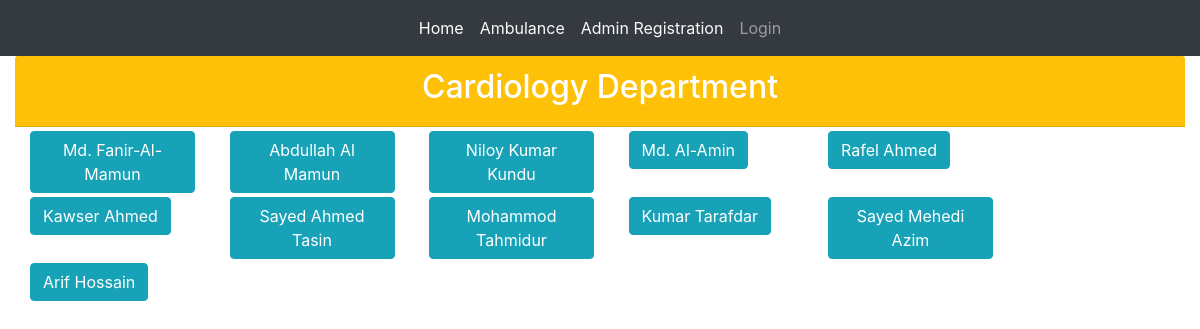
The app's page /p_cardiology/ with its own data.
### patientMonitor/models.py (models this page shows, shortened)
class patient_registration(models.Model):
    Patient_Name = models.CharField(max_length=100,blank=True)
    Age = models.IntegerField(blank=True)
    svalue=(
        ("Male","Male"),
        ("Female","Female"),
        ("Other","Other")
    )
    sex = models.CharField(max_length=10,choices=svalue)
    bvalue=(
        ("O-","O-"),
        ("O+","O+"),
        ("A-","A-"),
        ("A+","A+"),
        ("B-","B-"),
        ("B+","B+"),
        ("AB-","AB-"),
        ("AB+","AB+")
    )
    Blood_Group = models.CharField(max_length=5,choices=bvalue)
    Weight = models.FloatField(blank=True)
    Height = models.IntegerField(blank=True)
    Ward_No = models.IntegerField(blank=True,null=True)
    Room_No = models.IntegerField(blank=True,null=True)
    Bed_No = models.IntegerField(blank=True,null=True)
    Phone_No = models.CharField(max_length=14,blank=True)
    slug = models.SlugField(max_length=1264,unique=True)
    stvalue = (
        ("Cardiology","Cardiology"),
        ("Neurology","Neurology"),
        ("Orthopaedics","Orthopaedics"),
        ("Gynecology","Gynecology")
    )
    Department = models.CharField(max_length=50,choices=stvalue,blank=True,null=True)
    mvalue = (
        ("Hospital","Hospital"),
        ("Home","Home")
    )
    Monitoring = models.CharField(max_length=50,choices=mvalue,blank=True,null=True)
    doctor = models.ForeignKey(doctor_registration,on_delete=models.CASCADE, null=True, related_name='patient_list')

### patientMonitor/views.py (the view)
# urls.py: path('p_cardiology/',views.p_cardiology.as_view(),name='p_cardiology'),
class p_cardiology(ListView):
    context_object_name = 'patient_list'
    model = models.patient_registration
    template_name = 'patientMonitor/p_cardiology.html'

### templates/patientMonitor/p_cardiology.html
{% extends 'patientMonitor/base.html' %}
{% block body_block %}
<div class="card-header text-center bg-warning text-white"><h2>Cardiology Department</h2></div>
{% for patient_registration in patient_list %}
  {% if patient_registration.Department == "Cardiology" %}
  <div class="d-sm-inline-flex col-2 mt-1">
      <a class="btn btn-info" href="{% url 'patientMonitor:patient_details' pk=patient_registration.pk %}">{{patient_registration.Patient_Name}}</a>
  </div>
  {% endif %}
{% endfor %}
{% endblock %}

### records on screen
patient_registration: Patient_Name "Md. Fanir-Al-Mamun"
patient_registration: Patient_Name "Abdullah Al Mamun"
patient_registration: Patient_Name "Niloy Kumar Kundu"
patient_registration: Patient_Name "Md. Al-Amin"
patient_registration: Patient_Name "Rafel Ahmed"
patient_registration: Patient_Name "Kawser Ahmed"
patient_registration: Patient_Name "Sayed Ahmed Tasin"
patient_registration: Patient_Name "Mohammod Tahmidur"
patient_registration: Patient_Name "Kumar Tarafdar"
patient_registration: Patient_Name "Sayed Mehedi Azim"
patient_registration: Patient_Name "Arif Hossain"
